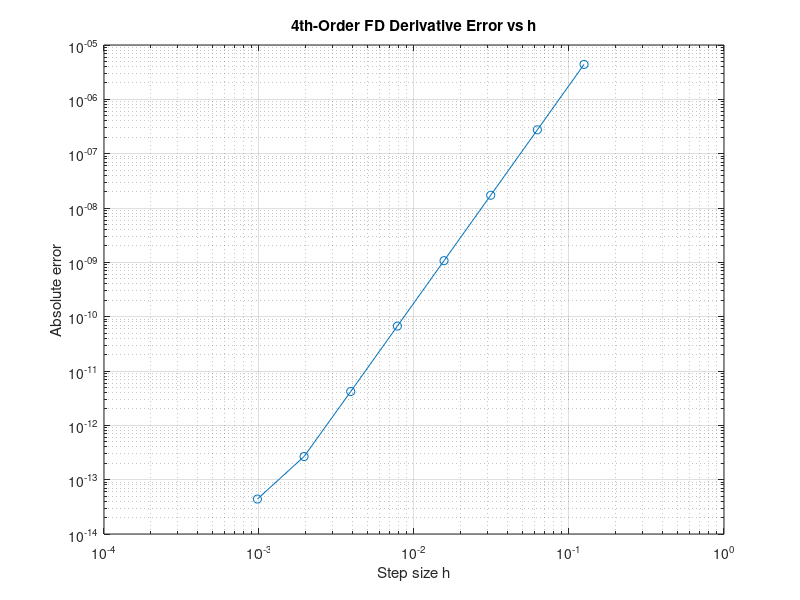

Source code (MATLAB):
% Fourth-order FD for u'(x): Error and order verification
u = @(x) sin(x);
up = @(x) cos(x);

x0 = 1.0;
hs = 2.^-(3:10);
errors = zeros(size(hs));
for k = 1:length(hs)
    h = hs(k);
    fd_4th = (-u(x0 + 2*h) + 8*u(x0 + h) - 8*u(x0 - h) + u(x0 - 2*h)) / (12*h);
    errors(k) = abs(fd_4th - up(x0));
end
orders = log(errors(1:end-1)./errors(2:end)) ./ log(hs(1:end-1)./hs(2:end));

disp('   h         Error       Observed order');
for k = 1:length(hs)
    if k < length(hs)
        fprintf('%.2e   %.2e   %.3f\n', hs(k), errors(k), orders(k));
    else
        fprintf('%.2e   %.2e\n', hs(k), errors(k));
    end
end

loglog(hs, errors, 'o-'); grid on;
xlabel('Step size h');
ylabel('Absolute error');
title('4th-Order FD Derivative Error vs h');